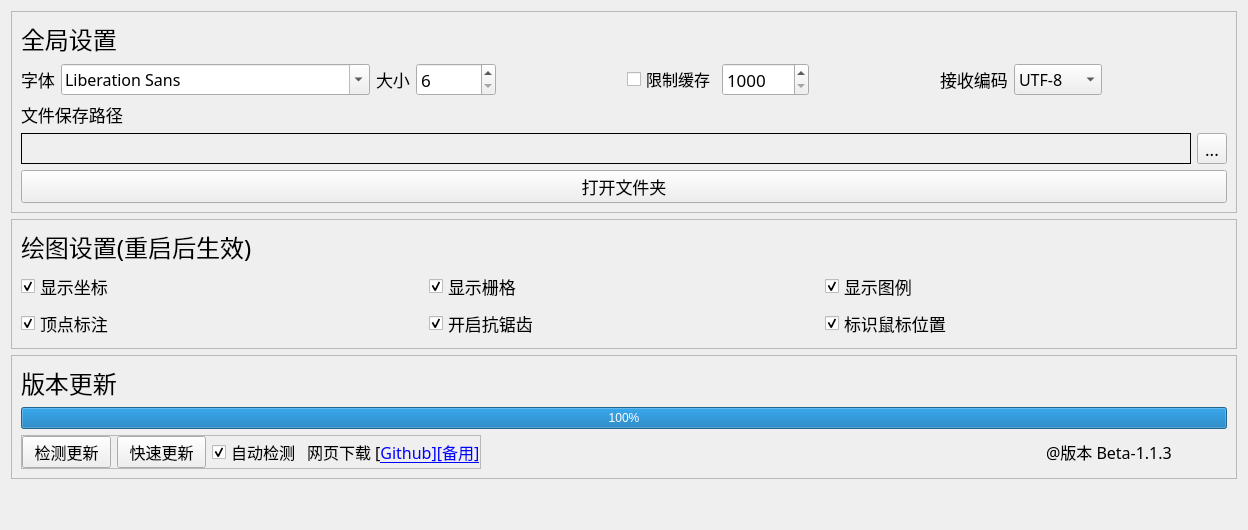
      <widget class="QWidget" name="Setting">
       <attribute name="icon">
        <iconset>
         <normalon>:/Mainico/ico/20200511-103826.ico</normalon>
        </iconset>
       </attribute>
       <attribute name="title">
        <string>设置</string>
       </attribute>
       <layout class="QVBoxLayout" name="verticalLayout_14">
        <item>
         <widget class="QFrame" name="frame">
          <property name="sizePolicy">
           <sizepolicy hsizetype="Preferred" vsizetype="Fixed">
            <horstretch>0</horstretch>
            <verstretch>0</verstretch>
           </sizepolicy>
          </property>
          <property name="frameShape">
           <enum>QFrame::StyledPanel</enum>
          </property>
          <layout class="QGridLayout" name="gridLayout_9">
           <item row="3" column="0">
            <widget class="QLabel" name="label_7">
             <property name="font">
              <font>
               <family>等线</family>
               <pointsize>13</pointsize>
               <weight>50</weight>
               <italic>false</italic>
               <bold>false</bold>
               <underline>false</underline>
               <strikeout>false</strikeout>
              </font>
             </property>
             <property name="text">
              <string>文件保存路径</string>
             </property>
            </widget>
           </item>
           <item row="2" column="0" colspan="5">
            <layout class="QHBoxLayout" name="horizontalLayout">
             <item>
              <widget class="QLabel" name="label_6">
               <property name="sizePolicy">
                <sizepolicy hsizetype="Fixed" vsizetype="Preferred">
                 <horstretch>0</horstretch>
                 <verstretch>0</verstretch>
                </sizepolicy>
               </property>
               <property name="font">
                <font>
                 <family>等线</family>
                 <pointsize>13</pointsize>
                 <weight>50</weight>
                 <italic>false</italic>
                 <bold>false</bold>
                 <underline>false</underline>
                 <strikeout>false</strikeout>
                </font>
               </property>
               <property name="text">
                <string>字体</string>
               </property>
              </widget>
             </item>
             <item>
              <widget class="QFontComboBox" name="fontComboBox">
               <property name="sizePolicy">
                <sizepolicy hsizetype="Fixed" vsizetype="Fixed">
                 <horstretch>0</horstretch>
                 <verstretch>0</verstretch>
                </sizepolicy>
               </property>
               <property name="font">
                <font>
                 <family>等线</family>
                 <pointsize>12</pointsize>
                 <weight>50</weight>
                 <italic>false</italic>
                 <bold>false</bold>
                 <underline>false</underline>
                 <strikeout>false</strikeout>
                </font>
               </property>
               <property name="toolTip">
                <string>修改全局字体</string>
               </property>
              </widget>
             </item>
             <item>
              <widget class="QLabel" name="label_11">
               <property name="sizePolicy">
                <sizepolicy hsizetype="Fixed" vsizetype="Preferred">
                 <horstretch>0</horstretch>
                 <verstretch>0</verstretch>
                </sizepolicy>
               </property>
               <property name="font">
                <font>
                 <family>等线</family>
                 <pointsize>13</pointsize>
                 <weight>50</weight>
                 <italic>false</italic>
                 <bold>false</bold>
                 <underline>false</underline>
                 <strikeout>false</strikeout>
                </font>
               </property>
               <property name="text">
                <string>大小</string>
               </property>
              </widget>
             </item>
             <item>
              <widget class="QSpinBox" name="formSpinBox">
               <property name="minimumSize">
                <size>
                 <width>80</width>
                 <height>0</height>
                </size>
               </property>
               <property name="font">
                <font>
                 <family>等线</family>
                 <pointsize>13</pointsize>
                 <weight>50</weight>
                 <italic>false</italic>
                 <bold>false</bold>
                 <underline>false</underline>
                 <strikeout>false</strikeout>
                </font>
               </property>
               <property name="toolTip">
                <string>修改全局字体大小</string>
               </property>
               <property name="minimum">
                <number>6</number>
               </property>
               <property name="maximum">
                <number>72</number>
               </property>
              </widget>
             </item>
             <item>
              <spacer name="horizontalSpacer_10">
               <property name="orientation">
                <enum>Qt::Horizontal</enum>
               </property>
               <property name="sizeType">
                <enum>QSizePolicy::Expanding</enum>
               </property>
               <property name="sizeHint" stdset="0">
                <size>
                 <width>40</width>
                 <height>20</height>
                </size>
               </property>
              </spacer>
             </item>
             <item>
              <widget class="QCheckBox" name="msgLencheckBox">
               <property name="font">
                <font>
                 <family>等线</family>
                 <pointsize>12</pointsize>
                 <weight>50</weight>
                 <italic>false</italic>
                 <bold>false</bold>
                 <underline>false</underline>
                 <strikeout>false</strikeout>
                </font>
               </property>
               <property name="toolTip">
                <string>限制接收缓存长度</string>
               </property>
               <property name="text">
                <string>限制缓存</string>
               </property>
              </widget>
             </item>
             <item>
              <widget class="QSpinBox" name="msgLenSpinBox">
               <property name="minimumSize">
                <size>
                 <width>80</width>
                 <height>0</height>
                </size>
               </property>
               <property name="font">
                <font>
                 <family>等线</family>
                 <pointsize>13</pointsize>
                 <weight>50</weight>
                 <italic>false</italic>
                 <bold>false</bold>
                 <underline>false</underline>
                 <strikeout>false</strikeout>
                </font>
               </property>
               <property name="toolTip">
                <string>数据长度</string>
               </property>
               <property name="minimum">
                <number>1000</number>
               </property>
               <property name="maximum">
                <number>1000000</number>
               </property>
               <property name="singleStep">
                <number>100</number>
               </property>
              </widget>
             </item>
             <item>
              <spacer name="horizontalSpacer_11">
               <property name="orientation">
                <enum>Qt::Horizontal</enum>
               </property>
               <property name="sizeHint" stdset="0">
                <size>
                 <width>40</width>
                 <height>20</height>
                </size>
               </property>
              </spacer>
             </item>
             <item>
              <widget class="QLabel" name="decodeLabel">
               <property name="sizePolicy">
                <sizepolicy hsizetype="Fixed" vsizetype="Preferred">
                 <horstretch>0</horstretch>
                 <verstretch>0</verstretch>
                </sizepolicy>
               </property>
               <property name="font">
                <font>
                 <family>等线</family>
                 <pointsize>13</pointsize>
                 <weight>50</weight>
                 <italic>false</italic>
                 <bold>false</bold>
                 <underline>false</underline>
                 <strikeout>false</strikeout>
                </font>
               </property>
               <property name="text">
                <string>接收编码</string>
               </property>
              </widget>
             </item>
             <item>
              <widget class="QComboBox" name="decodeComboBox">
               <property name="font">
                <font>
                 <family>等线</family>
                 <pointsize>12</pointsize>
                 <weight>50</weight>
                 <italic>false</italic>
                 <bold>false</bold>
                 <underline>false</underline>
                 <strikeout>false</strikeout>
                </font>
               </property>
               <item>
                <property name="text">
                 <string>UTF-8</string>
                </property>
               </item>
               <item>
                <property name="text">
                 <string>GBK</string>
                </property>
               </item>
               <item>
                <property name="text">
                 <string>BIG5</string>
                </property>
               </item>
               <item>
                <property name="text">
                 <string>ASCII</string>
                </property>
               </item>
               <item>
                <property name="text">
                 <string>GB2312</string>
                </property>
               </item>
              </widget>
             </item>
             <item>
              <spacer name="horizontalSpacer_8">
               <property name="orientation">
                <enum>Qt::Horizontal</enum>
               </property>
               <property name="sizeHint" stdset="0">
                <size>
                 <width>40</width>
                 <height>20</height>
                </size>
               </property>
              </spacer>
             </item>
            </layout>
           </item>
           <item row="4" column="4">
            <widget class="QToolButton" name="PathButton">
             <property name="font">
              <font>
               <family>等线</family>
               <pointsize>13</pointsize>
               <weight>50</weight>
               <italic>false</italic>
               <bold>false</bold>
               <underline>false</underline>
               <strikeout>false</strikeout>
              </font>
             </property>
             <property name="toolTip">
              <string>路径</string>
             </property>
             <property name="text">
              <string>...</string>
             </property>
            </widget>
           </item>
           <item row="4" column="0" colspan="4">
            <widget class="QLabel" name="pathLabel">
             <property name="font">
              <font>
               <family>等线</family>
               <pointsize>13</pointsize>
               <weight>50</weight>
               <italic>false</italic>
               <bold>false</bold>
               <underline>false</underline>
               <strikeout>false</strikeout>
              </font>
             </property>
             <property name="frameShape">
              <enum>QFrame::Box</enum>
             </property>
             <property name="text">
              <string/>
             </property>
            </widget>
           </item>
           <item row="5" column="0" colspan="5">
            <widget class="QPushButton" name="openPathButton">
             <property name="sizePolicy">
              <sizepolicy hsizetype="Expanding" vsizetype="Fixed">
               <horstretch>4</horstretch>
               <verstretch>0</verstretch>
              </sizepolicy>
             </property>
             <property name="minimumSize">
              <size>
               <width>0</width>
               <height>30</height>
              </size>
             </property>
             <property name="font">
              <font>
               <family>等线</family>
               <pointsize>13</pointsize>
               <weight>50</weight>
               <italic>false</italic>
               <bold>false</bold>
               <underline>false</underline>
               <strikeout>false</strikeout>
              </font>
             </property>
             <property name="toolTip">
              <string>打开数据存放文件夹</string>
             </property>
             <property name="text">
              <string>打开文件夹</string>
             </property>
             <property name="icon">
              <iconset resource="icoPack.qrc">
               <normaloff>:/setting/ico/设置/20200517-232143.ico</normaloff>:/setting/ico/设置/20200517-232143.ico</iconset>
             </property>
             <property name="iconSize">
              <size>
               <width>28</width>
               <height>28</height>
              </size>
             </property>
            </widget>
           </item>
           <item row="0" column="0" colspan="3">
            <widget class="QLabel" name="label_10">
             <property name="font">
              <font>
               <family>楷体</family>
               <pointsize>18</pointsize>
               <weight>50</weight>
               <italic>false</italic>
               <bold>false</bold>
               <underline>false</underline>
               <strikeout>false</strikeout>
              </font>
             </property>
             <property name="text">
              <string>全局设置</string>
             </property>
            </widget>
           </item>
           <item row="3" column="2" colspan="3">
            <spacer name="horizontalSpacer_9">
             <property name="orientation">
              <enum>Qt::Horizontal</enum>
             </property>
             <property name="sizeHint" stdset="0">
              <size>
               <width>612</width>
               <height>20</height>
              </size>
             </property>
            </spacer>
           </item>
          </layout>
         </widget>
        </item>
        <item>
         <widget class="QFrame" name="frame">
          <property name="sizePolicy">
           <sizepolicy hsizetype="Preferred" vsizetype="Fixed">
            <horstretch>0</horstretch>
            <verstretch>0</verstretch>
           </sizepolicy>
          </property>
          <property name="frameShape">
           <enum>QFrame::StyledPanel</enum>
          </property>
          <layout class="QGridLayout" name="gridLayout_12">
           <item row="1" column="4">
            <widget class="QCheckBox" name="showLegend">
             <property name="sizePolicy">
              <sizepolicy hsizetype="MinimumExpanding" vsizetype="Fixed">
               <horstretch>0</horstretch>
               <verstretch>0</verstretch>
              </sizepolicy>
             </property>
             <property name="font">
              <font>
               <family>等线</family>
               <pointsize>13</pointsize>
               <weight>50</weight>
               <italic>false</italic>
               <bold>false</bold>
               <underline>false</underline>
               <strikeout>false</strikeout>
              </font>
             </property>
             <property name="text">
              <string>显示图例   </string>
             </property>
             <property name="icon">
              <iconset resource="icoPack.qrc">
               <normaloff>:/setting/ico/设置/20200518-125030.ico</normaloff>:/setting/ico/设置/20200518-125030.ico</iconset>
             </property>
             <property name="iconSize">
              <size>
               <width>29</width>
               <height>25</height>
              </size>
             </property>
             <property name="checked">
              <bool>true</bool>
             </property>
            </widget>
           </item>
           <item row="2" column="4">
            <widget class="QCheckBox" name="mousePosBox">
             <property name="sizePolicy">
              <sizepolicy hsizetype="MinimumExpanding" vsizetype="Fixed">
               <horstretch>0</horstretch>
               <verstretch>0</verstretch>
              </sizepolicy>
             </property>
             <property name="font">
              <font>
               <family>等线</family>
               <pointsize>13</pointsize>
               <weight>50</weight>
               <italic>false</italic>
               <bold>false</bold>
               <underline>false</underline>
               <strikeout>false</strikeout>
              </font>
             </property>
             <property name="text">
              <string>标识鼠标位置</string>
             </property>
             <property name="icon">
              <iconset resource="icoPack.qrc">
               <normaloff>:/setting/ico/设置/20200517-232202.ico</normaloff>:/setting/ico/设置/20200517-232202.ico</iconset>
             </property>
             <property name="iconSize">
              <size>
               <width>25</width>
               <height>25</height>
              </size>
             </property>
             <property name="checked">
              <bool>true</bool>
             </property>
            </widget>
           </item>
           <item row="2" column="0">
            <widget class="QCheckBox" name="pointShowBox">
             <property name="sizePolicy">
              <sizepolicy hsizetype="MinimumExpanding" vsizetype="Fixed">
               <horstretch>0</horstretch>
               <verstretch>0</verstretch>
              </sizepolicy>
             </property>
             <property name="font">
              <font>
               <family>等线</family>
               <pointsize>13</pointsize>
               <weight>50</weight>
               <italic>false</italic>
               <bold>false</bold>
               <underline>false</underline>
               <strikeout>false</strikeout>
              </font>
             </property>
             <property name="text">
              <string>顶点标注</string>
             </property>
             <property name="icon">
              <iconset resource="icoPack.qrc">
               <normaloff>:/setting/ico/设置/20200517-232154.ico</normaloff>:/setting/ico/设置/20200517-232154.ico</iconset>
             </property>
             <property name="iconSize">
              <size>
               <width>32</width>
               <height>32</height>
              </size>
             </property>
             <property name="checked">
              <bool>true</bool>
             </property>
            </widget>
           </item>
           <item row="0" column="0">
            <widget class="QLabel" name="label_9">
             <property name="font">
              <font>
               <family>楷体</family>
               <pointsize>18</pointsize>
               <weight>50</weight>
               <italic>false</italic>
               <bold>false</bold>
               <underline>false</underline>
               <strikeout>false</strikeout>
              </font>
             </property>
             <property name="text">
              <string>绘图设置(重启后生效)</string>
             </property>
            </widget>
           </item>
           <item row="1" column="3">
            <widget class="QCheckBox" name="gridBox">
             <property name="sizePolicy">
              <sizepolicy hsizetype="MinimumExpanding" vsizetype="Fixed">
               <horstretch>0</horstretch>
               <verstretch>0</verstretch>
              </sizepolicy>
             </property>
             <property name="font">
              <font>
               <family>等线</family>
               <pointsize>13</pointsize>
               <weight>50</weight>
               <italic>false</italic>
               <bold>false</bold>
               <underline>false</underline>
               <strikeout>false</strikeout>
              </font>
             </property>
             <property name="text">
              <string>显示栅格</string>
             </property>
             <property name="icon">
              <iconset resource="icoPack.qrc">
               <normaloff>:/setting/ico/设置/20200517-232210.ico</normaloff>:/setting/ico/设置/20200517-232210.ico</iconset>
             </property>
             <property name="iconSize">
              <size>
               <width>32</width>
               <height>32</height>
              </size>
             </property>
             <property name="checked">
              <bool>true</bool>
             </property>
            </widget>
           </item>
           <item row="2" column="3">
            <widget class="QCheckBox" name="antialiasCheckBox">
             <property name="sizePolicy">
              <sizepolicy hsizetype="MinimumExpanding" vsizetype="Fixed">
               <horstretch>0</horstretch>
               <verstretch>0</verstretch>
              </sizepolicy>
             </property>
             <property name="font">
              <font>
               <family>等线</family>
               <pointsize>13</pointsize>
               <weight>50</weight>
               <italic>false</italic>
               <bold>false</bold>
               <underline>false</underline>
               <strikeout>false</strikeout>
              </font>
             </property>
             <property name="text">
              <string>开启抗锯齿  </string>
             </property>
             <property name="icon">
              <iconset resource="icoPack.qrc">
               <normaloff>:/setting/ico/设置/20200517-232207.ico</normaloff>:/setting/ico/设置/20200517-232207.ico</iconset>
             </property>
             <property name="iconSize">
              <size>
               <width>25</width>
               <height>25</height>
              </size>
             </property>
             <property name="checked">
              <bool>true</bool>
             </property>
            </widget>
           </item>
           <item row="0" column="1" colspan="6">
            <spacer name="horizontalSpacer_7">
             <property name="orientation">
              <enum>Qt::Horizontal</enum>
             </property>
             <property name="sizeHint" stdset="0">
              <size>
               <width>418</width>
               <height>17</height>
              </size>
             </property>
            </spacer>
           </item>
           <item row="1" column="0">
            <widget class="QCheckBox" name="showXYBox">
             <property name="sizePolicy">
              <sizepolicy hsizetype="MinimumExpanding" vsizetype="Fixed">
               <horstretch>0</horstretch>
               <verstretch>0</verstretch>
              </sizepolicy>
             </property>
             <property name="font">
              <font>
               <family>等线</family>
               <pointsize>13</pointsize>
               <weight>50</weight>
               <italic>false</italic>
               <bold>false</bold>
               <underline>false</underline>
               <strikeout>false</strikeout>
              </font>
             </property>
             <property name="toolTip">
              <string>底部坐标显示</string>
             </property>
             <property name="text">
              <string>显示坐标</string>
             </property>
             <property name="icon">
              <iconset resource="icoPack.qrc">
               <normaloff>:/setting/ico/设置/20200517-232213.ico</normaloff>:/setting/ico/设置/20200517-232213.ico</iconset>
             </property>
             <property name="iconSize">
              <size>
               <width>29</width>
               <height>25</height>
              </size>
             </property>
             <property name="checked">
              <bool>true</bool>
             </property>
            </widget>
           </item>
          </layout>
         </widget>
        </item>
        <item>
         <widget class="QFrame" name="frame_2">
          <property name="sizePolicy">
           <sizepolicy hsizetype="Preferred" vsizetype="Fixed">
            <horstretch>0</horstretch>
            <verstretch>0</verstretch>
           </sizepolicy>
          </property>
          <property name="frameShape">
           <enum>QFrame::StyledPanel</enum>
          </property>
          <layout class="QGridLayout" name="gridLayout_11">
           <item row="2" column="5">
            <widget class="QLabel" name="versionLabel">
             <property name="font">
              <font>
               <family>等线</family>
               <pointsize>12</pointsize>
               <weight>50</weight>
               <italic>false</italic>
               <bold>false</bold>
               <underline>false</underline>
               <strikeout>false</strikeout>
              </font>
             </property>
             <property name="layoutDirection">
              <enum>Qt::RightToLeft</enum>
             </property>
             <property name="text">
              <string>@版本 Beta-1.1.3</string>
             </property>
            </widget>
           </item>
           <item row="0" column="0">
            <widget class="QLabel" name="updateLabel">
             <property name="font">
              <font>
               <family>楷体</family>
               <pointsize>18</pointsize>
               <weight>50</weight>
               <italic>false</italic>
               <bold>false</bold>
               <underline>false</underline>
               <strikeout>false</strikeout>
              </font>
             </property>
             <property name="text">
              <string>版本更新</string>
             </property>
            </widget>
           </item>
           <item row="0" column="1" colspan="5">
            <spacer name="horizontalSpacer_5">
             <property name="orientation">
              <enum>Qt::Horizontal</enum>
             </property>
             <property name="sizeHint" stdset="0">
              <size>
               <width>927</width>
               <height>20</height>
              </size>
             </property>
            </spacer>
           </item>
           <item row="2" column="0" colspan="2">
            <widget class="QFrame" name="frame_5">
             <property name="minimumSize">
              <size>
               <width>0</width>
               <height>0</height>
              </size>
             </property>
             <property name="frameShape">
              <enum>QFrame::StyledPanel</enum>
             </property>
             <property name="frameShadow">
              <enum>QFrame::Raised</enum>
             </property>
             <layout class="QHBoxLayout" name="horizontalLayout_25">
              <property name="leftMargin">
               <number>0</number>
              </property>
              <property name="topMargin">
               <number>0</number>
              </property>
              <property name="rightMargin">
               <number>0</number>
              </property>
              <property name="bottomMargin">
               <number>0</number>
              </property>
              <item>
               <widget class="QPushButton" name="updateButton">
                <property name="sizePolicy">
                 <sizepolicy hsizetype="Expanding" vsizetype="Minimum">
                  <horstretch>1</horstretch>
                  <verstretch>0</verstretch>
                 </sizepolicy>
                </property>
                <property name="minimumSize">
                 <size>
                  <width>0</width>
                  <height>0</height>
                 </size>
                </property>
                <property name="font">
                 <font>
                  <family>等线</family>
                  <pointsize>12</pointsize>
                  <weight>50</weight>
                  <italic>false</italic>
                  <bold>false</bold>
                  <underline>false</underline>
                  <strikeout>false</strikeout>
                 </font>
                </property>
                <property name="toolTip">
                 <string>检测更新</string>
                </property>
                <property name="text">
                 <string>  检测更新  </string>
                </property>
                <property name="icon">
                 <iconset resource="icoPack.qrc">
                  <normaloff>:/MainWin/ico/20200510-230212.ico</normaloff>:/MainWin/ico/20200510-230212.ico</iconset>
                </property>
                <property name="iconSize">
                 <size>
                  <width>32</width>
                  <height>32</height>
                 </size>
                </property>
               </widget>
              </item>
              <item>
               <widget class="QPushButton" name="fastUpdateButton">
                <property name="sizePolicy">
                 <sizepolicy hsizetype="Expanding" vsizetype="Minimum">
                  <horstretch>5</horstretch>
                  <verstretch>0</verstretch>
                 </sizepolicy>
                </property>
                <property name="minimumSize">
                 <size>
                  <width>0</width>
                  <height>0</height>
                 </size>
                </property>
                <property name="font">
                 <font>
                  <family>等线</family>
                  <pointsize>12</pointsize>
                  <weight>50</weight>
                  <italic>false</italic>
                  <bold>false</bold>
                  <underline>false</underline>
                  <strikeout>false</strikeout>
                 </font>
                </property>
                <property name="toolTip">
                 <string>检测更新</string>
                </property>
                <property name="text">
                 <string>  快速更新  </string>
                </property>
                <property name="icon">
                 <iconset resource="icoPack.qrc">
                  <normaloff>:/MainWin/ico/20200510-230212.ico</normaloff>:/MainWin/ico/20200510-230212.ico</iconset>
                </property>
                <property name="iconSize">
                 <size>
                  <width>32</width>
                  <height>32</height>
                 </size>
                </property>
               </widget>
              </item>
              <item>
               <widget class="QCheckBox" name="updateCheckBox">
                <property name="sizePolicy">
                 <sizepolicy hsizetype="MinimumExpanding" vsizetype="Fixed">
                  <horstretch>0</horstretch>
                  <verstretch>0</verstretch>
                 </sizepolicy>
                </property>
                <property name="font">
                 <font>
                  <family>等线</family>
                  <pointsize>12</pointsize>
                  <weight>50</weight>
                  <italic>false</italic>
                  <bold>false</bold>
                  <underline>false</underline>
                  <strikeout>false</strikeout>
                 </font>
                </property>
                <property name="toolTip">
                 <string>自动检测更新</string>
                </property>
                <property name="text">
                 <string>自动检测</string>
                </property>
                <property name="icon">
                 <iconset resource="icoPack.qrc">
                  <normaloff>:/setting/ico/设置/20200517-232159.ico</normaloff>:/setting/ico/设置/20200517-232159.ico</iconset>
                </property>
                <property name="iconSize">
                 <size>
                  <width>25</width>
                  <height>25</height>
                 </size>
                </property>
                <property name="checked">
                 <bool>true</bool>
                </property>
               </widget>
              </item>
              <item>
               <widget class="QLabel" name="label_8">
                <property name="sizePolicy">
                 <sizepolicy hsizetype="MinimumExpanding" vsizetype="Preferred">
                  <horstretch>0</horstretch>
                  <verstretch>0</verstretch>
                 </sizepolicy>
                </property>
                <property name="font">
                 <font>
                  <family>等线</family>
                  <pointsize>12</pointsize>
                  <weight>50</weight>
                  <italic>false</italic>
                  <bold>false</bold>
                  <underline>false</underline>
                  <strikeout>false</strikeout>
                 </font>
                </property>
                <property name="toolTip">
                 <string>点击打开网页</string>
                </property>
                <property name="text">
                 <string>&lt;html&gt;&lt;head/&gt;&lt;body&gt;&lt;p&gt;网页下载 [&lt;a href=&quot;https://github.com/Unarvest/Serial-Debug/releases&quot;&gt;&lt;span style=&quot; text-decoration: underline; color:#0000ff;&quot;&gt;Github][&lt;/span&gt;&lt;/a&gt;&lt;a href=&quot;ftp://unarvest.top/pub/&quot;&gt;&lt;span style=&quot; text-decoration: underline; color:#0000ff;&quot;&gt;备用]&lt;/span&gt;&lt;/a&gt;&lt;/p&gt;&lt;/body&gt;&lt;/html&gt;</string>
                </property>
                <property name="openExternalLinks">
                 <bool>true</bool>
                </property>
               </widget>
              </item>
             </layout>
            </widget>
           </item>
           <item row="1" column="0" colspan="6">
            <widget class="QProgressBar" name="progressBar">
             <property name="value">
              <number>100</number>
             </property>
            </widget>
           </item>
          </layout>
         </widget>
        </item>
        <item>
         <spacer name="verticalSpacer_2">
          <property name="orientation">
           <enum>Qt::Vertical</enum>
          </property>
          <property name="sizeType">
           <enum>QSizePolicy::Expanding</enum>
          </property>
          <property name="sizeHint" stdset="0">
           <size>
            <width>20</width>
            <height>40</height>
           </size>
          </property>
         </spacer>
        </item>
       </layout>
      </widget>
